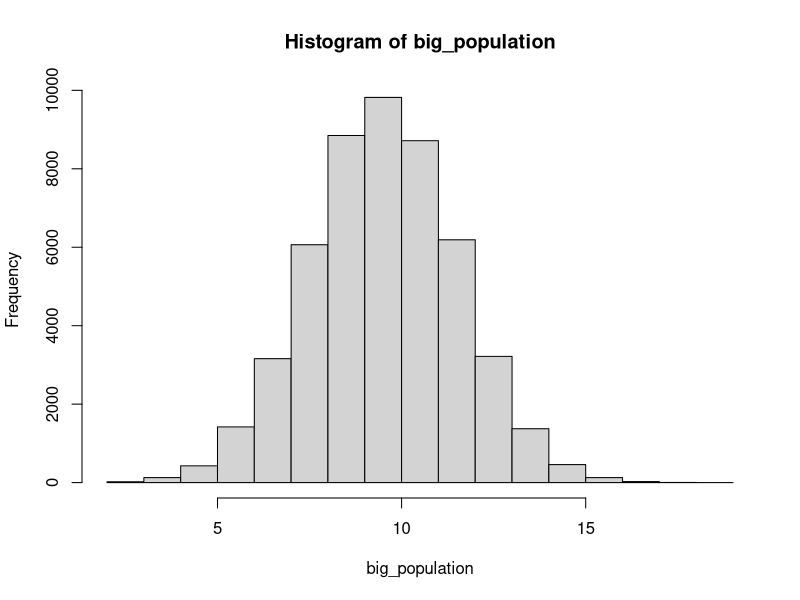
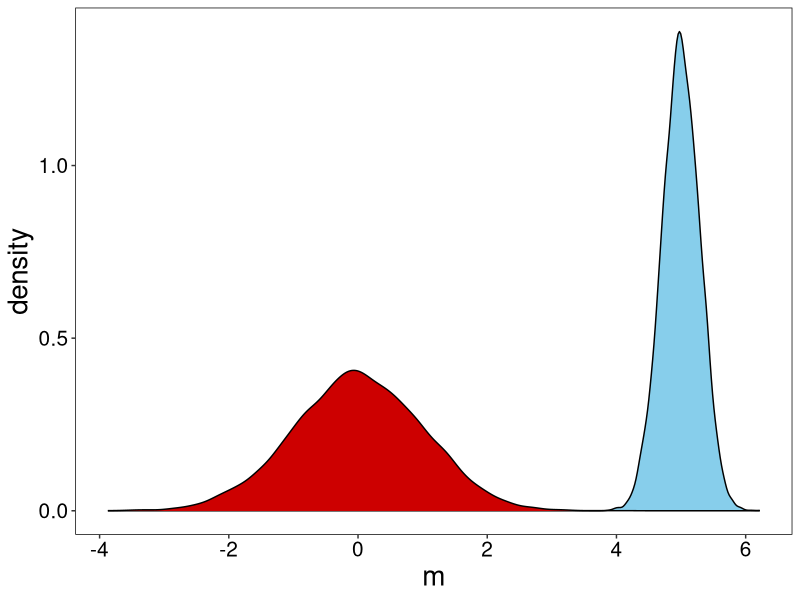
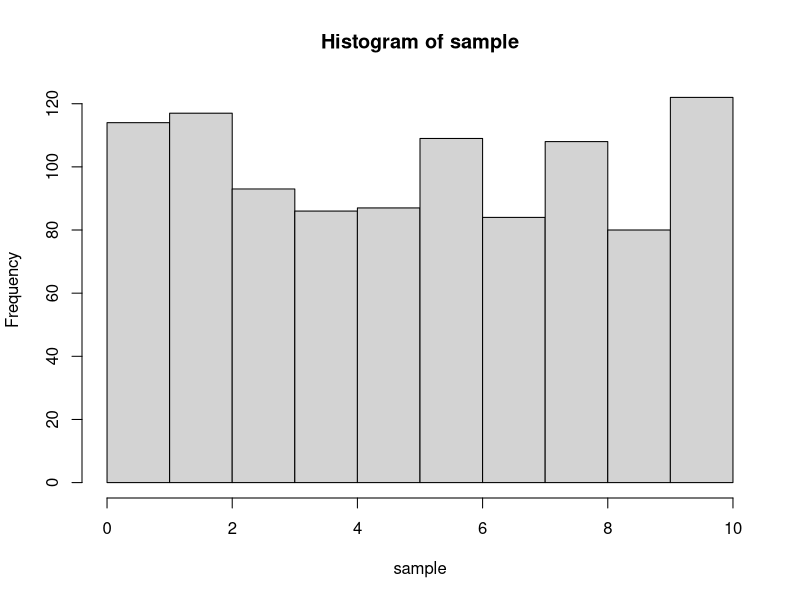
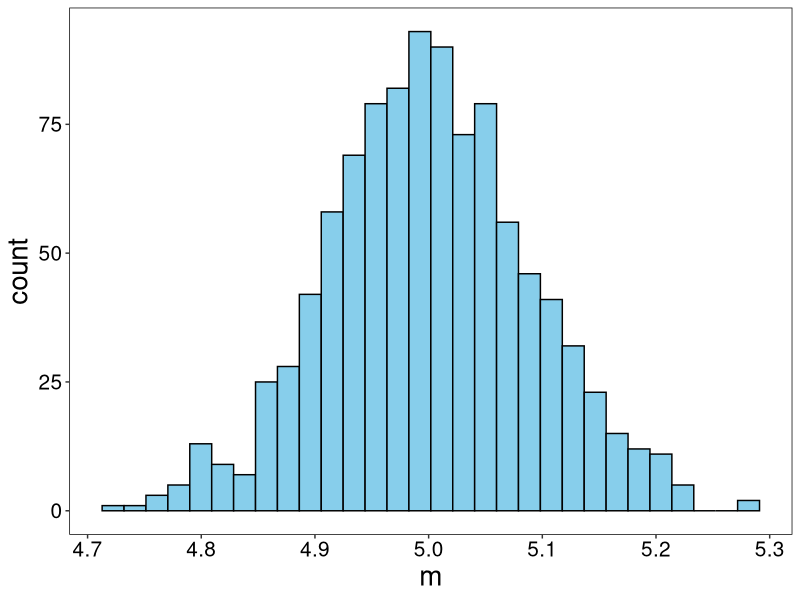
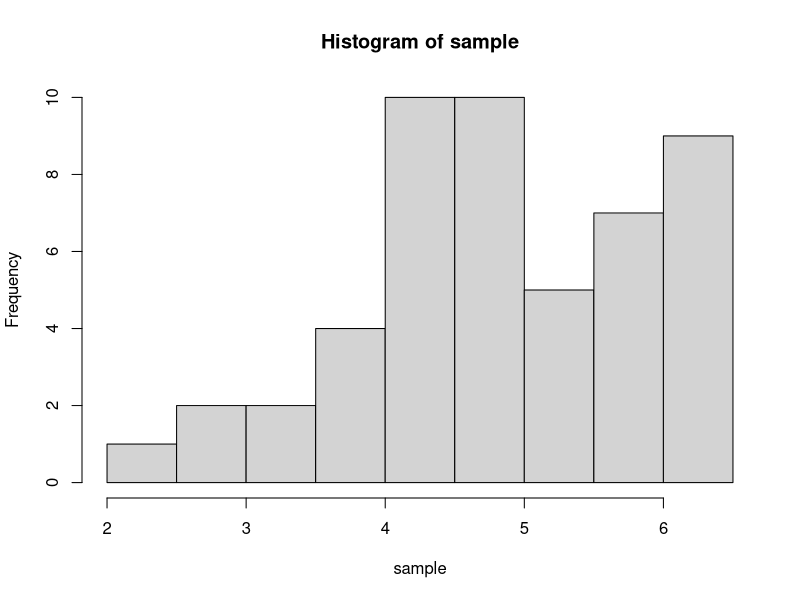
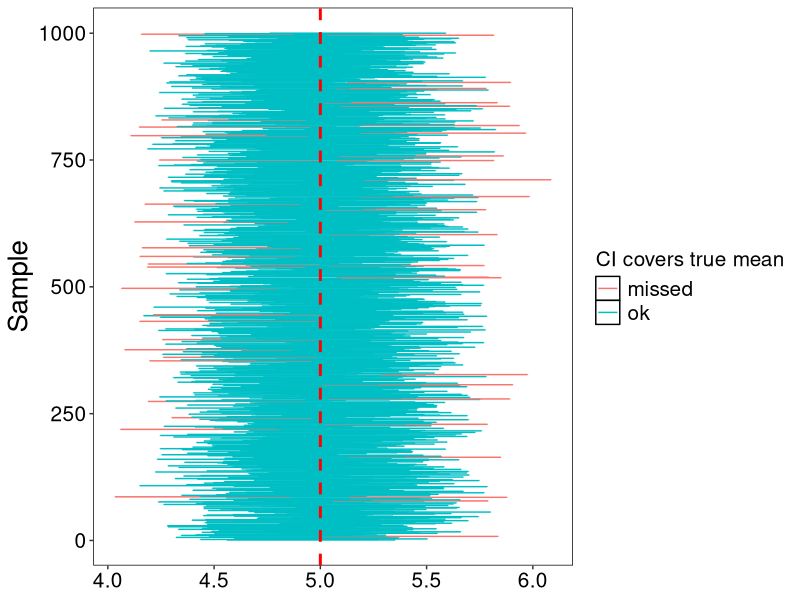
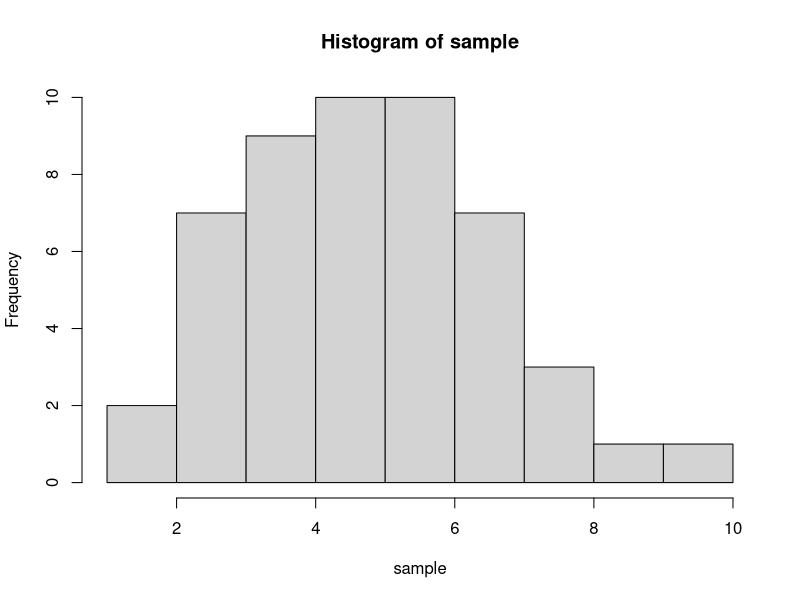

The R script that drew these images, in order:
## ---- chunk 1
knitr::opts_chunk$set(echo = TRUE)
library(dplyr)
library(tidyr)
library(ggplot2)

theme_custom <- theme(
    axis.text = element_text(size = 15),
    axis.title = element_text(size = 20),
    plot.title = element_text(size = 20, hjust = 0.5),
    plot.subtitle = element_text(size = 15, hjust = 0.5),
    legend.title = element_text(size = 15),
    legend.text = element_text(size = 15),
    panel.background = element_rect(fill = "white"), 
    panel.grid = element_blank()
  )

theme_set(theme_custom)
## ---- chunk 2
sample_size = 100
## ---- chunk 3
# here mean and sd - parameters in "general" population 
# n - number of elements we choose from population
norm_sample = rnorm(n=sample_size, mean=0, sd=1)

#parameters of **sample**
mean(norm_sample)
sd(norm_sample)

## ---- chunk 4
exp_sample = rexp(n=sample_size, rate=2)

# mean()
# sd()
## ---- chunk 5

unif_sample = runif(n=sample_size, min=0, max=1)

# mean()
# sd()
## ---- chunk 6
rbinom(n=sample_size, size=10, prob=0.5)

## ---- chunk 7
rpois(n = sample_size, lambda = 1)
## ---- chunk 8
# quantile()
## ---- chunk 9
true_mean = 10
true_sd = 2

# big_population = read_csv('data.csv')
big_population = rnorm(50000, mean = true_mean, sd = true_sd) |> round()

big_population |>  hist()
## ---- chunk 10
sample_size = 10

sample_0 = sample(x=big_population, size=sample_size)
sample_0
## ---- chunk 11
values = c(1,100,10000)
probs_of_values = c(0.2, 0.5, 0.3)

sum(probs_of_values) == 1
## ---- chunk 12
sample_size = 10

sample_2 = sample(values, sample_size, replace=TRUE, prob=probs_of_values)
## ---- chunk 13
sample_size = 10

sample_1 = rnorm(sample_size, mean=0, sd=1)
sample_1
## ---- chunk 14
se = function(x){
  sd(x)/sqrt(length(x))
}
## ---- chunk 15

#uniform 
a=0
b=10
## -> mean = ??
population = runif(100000, a, b)

sample_size = 100 
n_samples = 10000

df_trial <- tibble(
  sample_ID = rep(1:n_samples, each=sample_size),
  value = sample(x=population,
                 size=sample_size*n_samples, 
                 replace = TRUE,
                 prob=rep(1/length(population), length(population))
                 )
  )

df_trial
## ---- chunk 16
df_standart = 
  df_trial |> 
  group_by(sample_ID) |> 
  summarize(m = mean(value)) |> 
  mutate(z_m = (m - mean(m))/sd(m) ) # <-- Formula! 

df_standart

## ---- chunk 17
#for non-standard
mean(df_standart$m)
sd(df_standart$m)

#for standard
mean(df_standart$z_m)
sd(df_standart$z_m)
## ---- chunk 18
 df_standart |> 
  ggplot() + 
  geom_density(aes(x=m),
               # bins=30, col='black',
               fill='skyblue') +
  geom_density(aes(x=z_m),
               # bins=30, col='black', 
               fill='red3')
## ---- chunk 19
sample_size = 1000 

sample = runif(n=sample_size, min=0, max=10)

hist(sample)
## ---- chunk 20
n_samples = 1000

df_trial <- data.frame(
  sample_ID = rep(1:n_samples, each=sample_size),
    value = runif(sample_size*n_samples, 0, 10) 
  # generating sample_size*n_samples values from the same distibution
  )

df_means_from_samples = 
  df_trial |> group_by(sample_ID) |> 
  summarize(m = mean(value)) 

df_means_from_samples |> 
  ggplot() + 
  geom_histogram(aes(x=m), bins=30, col='black', fill='skyblue')
## ---- chunk 21
sample_size = 1000 

# sample = rexp()

# hist()
## ---- chunk 22
true_mean = 5
true_sd = 1

sample_size = 50

sample = rnorm(sample_size, true_mean, true_sd)

sample_mean = mean(sample)
# sample_sd = sd(sample_norm)
sample_se = se(sample)

hist(sample)
## ---- chunk 23
quantiles = qnorm(0, 1, p = c(0.025, 0.975)) #+- 1.96

c(
  sample_mean + quantiles[1] * sample_se,
  sample_mean + quantiles[2] * sample_se
)
## ---- chunk 24

sample_size = 100 
n_samples = 1000
true_mean=5

df_trial <- tibble(
  sample_ID = rep(1:n_samples, each=sample_size),
  value = rnorm(sample_size*n_samples, true_mean, 2)
  )

quantiles = qnorm(0, 1, p = c(0.025, 0.975))


df_ci = df_trial |> group_by(sample_ID) |> 
  summarize(mu = mean(value), 
            se_sample = se(value), 
            conf.min = mu + quantiles[1] * se_sample,
            conf.max = mu + quantiles[2] * se_sample) |> 
  mutate(out = ifelse((true_mean < conf.max) & (true_mean > conf.min), 'ok', 'missed'))

  
## ---- chunk 25
table(df_ci$out)
prop.table(table(df_ci$out))
## ---- chunk 26
#| fig-height: 7
#| fig-width: 10
df_ci |>  
  ggplot(aes(y=sample_ID)) +
  geom_errorbar(aes(xmin = conf.min, xmax = conf.max, col=out)) +
  geom_vline(aes(xintercept = 5), col='red', lty=2, size=1) +
  labs(y="Sample", color='CI covers true mean') 
## ---- chunk 27
true_mean = 5
true_sd = 2

## ---- chunk 28
sample_size = 50

sample = rnorm(sample_size, true_mean, true_sd)

sample_mean = mean(sample)
# sample_sd = sd(sample_norm)
sample_se = se(sample)

hist(sample)
## ---- chunk 29
quantiles = qt(df = length(sample)-1, p = c(0.025, 0.975)) 
quantiles
## ---- chunk 30
c(
  sample_mean + quantiles[1] * sample_se,
  sample_mean + quantiles[2] * sample_se
)
## ---- chunk 31
t.test(sample)
## ---- chunk 32
sample_size = 10

# sample = rexp()
